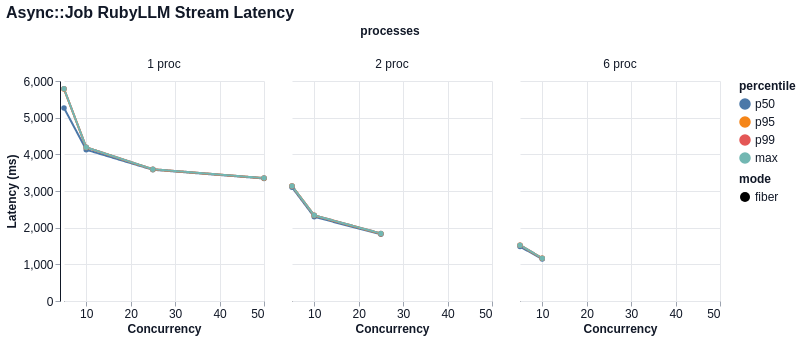

Specify this chart in Vega-Lite:
### Vega-Lite specification from a JSON file in a GitHub repository (floating-point values rounded to 4 significant figures)
{"$schema": "https://vega.github.io/schema/vega-lite/v6.json", "title": "Async::Job RubyLLM Stream Latency", "width": 200, "height": 220, "data": {"values": [{"mode": "fiber", "concurrency": 5, "processes": "1 proc", "percentile": "p50", "value": 5265.0}, {"mode": "fiber", "concurrency": 5, "processes": "1 proc", "percentile": "p95", "value": 5779.0}, {"mode": "fiber", "concurrency": 5, "processes": "1 proc", "percentile": "p99", "value": 5788.0}, {"mode": "fiber", "concurrency": 5, "processes": "1 proc", "percentile": "max", "value": 5788.0}, {"mode": "fiber", "concurrency": 10, "processes": "1 proc", "percentile": "p50", "value": 4125.0}, {"mode": "fiber", "concurrency": 10, "processes": "1 proc", "percentile": "p95", "value": 4189.0}, {"mode": "fiber", "concurrency": 10, "processes": "1 proc", "percentile": "p99", "value": 4191.0}, {"mode": "fiber", "concurrency": 10, "processes": "1 proc", "percentile": "max", "value": 4191.0}, {"mode": "fiber", "concurrency": 25, "processes": "1 proc", "percentile": "p50", "value": 3579.0}, {"mode": "fiber", "concurrency": 25, "processes": "1 proc", "percentile": "p95", "value": 3589.0}, {"mode": "fiber", "concurrency": 25, "processes": "1 proc", "percentile": "p99", "value": 3594.0}, {"mode": "fiber", "concurrency": 25, "processes": "1 proc", "percentile": "max", "value": 3594.0}, {"mode": "fiber", "concurrency": 50, "processes": "1 proc", "percentile": "p50", "value": 3341.0}, {"mode": "fiber", "concurrency": 50, "processes": "1 proc", "percentile": "p95", "value": 3349.0}, {"mode": "fiber", "concurrency": 50, "processes": "1 proc", "percentile": "p99", "value": 3352.0}, {"mode": "fiber", "concurrency": 50, "processes": "1 proc", "percentile": "max", "value": 3352.0}, {"mode": "fiber", "concurrency": 5, "processes": "2 proc", "percentile": "p50", "value": 3101.0}, {"mode": "fiber", "concurrency": 5, "processes": "2 proc", "percentile": "p95", "value": 3136.0}, {"mode": "fiber", "concurrency": 5, "processes": "2 proc", "percentile": "p99", "value": 3137.0}, {"mode": "fiber", "concurrency": 5, "processes": "2 proc", "percentile": "max", "value": 3137.0}, {"mode": "fiber", "concurrency": 10, "processes": "2 proc", "percentile": "p50", "value": 2294.0}, {"mode": "fiber", "concurrency": 10, "processes": "2 proc", "percentile": "p95", "value": 2333.0}, {"mode": "fiber", "concurrency": 10, "processes": "2 proc", "percentile": "p99", "value": 2336.0}, {"mode": "fiber", "concurrency": 10, "processes": "2 proc", "percentile": "max", "value": 2336.0}, {"mode": "fiber", "concurrency": 25, "processes": "2 proc", "percentile": "p50", "value": 1822.0}, {"mode": "fiber", "concurrency": 25, "processes": "2 proc", "percentile": "p95", "value": 1837.0}, {"mode": "fiber", "concurrency": 25, "processes": "2 proc", "percentile": "p99", "value": 1844.0}, {"mode": "fiber", "concurrency": 25, "processes": "2 proc", "percentile": "max", "value": 1844.0}, {"mode": "fiber", "concurrency": 5, "processes": "6 proc", "percentile": "p50", "value": 1483.0}, {"mode": "fiber", "concurrency": 5, "processes": "6 proc", "percentile": "p95", "value": 1522.0}, {"mode": "fiber", "concurrency": 5, "processes": "6 proc", "percentile": "p99", "value": 1523.0}, {"mode": "fiber", "concurrency": 5, "processes": "6 proc", "percentile": "max", "value": 1523.0}, {"mode": "fiber", "concurrency": 10, "processes": "6 proc", "percentile": "p50", "value": 1146.0}, {"mode": "fiber", "concurrency": 10, "processes": "6 proc", "percentile": "p95", "value": 1164.0}, {"mode": "fiber", "concurrency": 10, "processes": "6 proc", "percentile": "p99", "value": 1168.0}, {"mode": "fiber", "concurrency": 10, "processes": "6 proc", "percentile": "max", "value": 1168.0}]}, "mark": {"type": "line", "point": true, "tooltip": true}, "encoding": {"x": {"field": "concurrency", "type": "quantitative", "title": "Concurrency"}, "y": {"field": "value", "type": "quantitative", "title": "Latency (ms)"}, "color": {"field": "percentile", "type": "nominal", "sort": ["p50", "p95", "p99", "max"]}, "tooltip": [{"field": "mode", "type": "nominal"}, {"field": "concurrency", "type": "quantitative"}, {"field": "processes", "type": "nominal"}, {"field": "metric", "type": "nominal"}, {"field": "percentile", "type": "nominal"}, {"field": "value", "type": "quantitative"}], "strokeDash": {"field": "mode", "type": "nominal"}, "column": {"field": "processes", "type": "nominal", "sort": null}}, "config": {"background": "white", "axis": {"labelFont": "Helvetica", "titleFont": "Helvetica", "labelFontSize": 12, "titleFontSize": 12, "labelColor": "#111827", "titleColor": "#111827", "domainColor": "#111827", "tickColor": "#9ca3af", "grid": true, "gridColor": "#e5e7eb"}, "header": {"labelFont": "Helvetica", "titleFont": "Helvetica", "labelFontSize": 12, "titleFontSize": 12, "labelColor": "#111827", "titleColor": "#111827"}, "legend": {"labelFont": "Helvetica", "titleFont": "Helvetica", "labelFontSize": 12, "titleFontSize": 12, "labelColor": "#111827", "titleColor": "#111827"}, "title": {"font": "Helvetica", "fontSize": 16, "anchor": "start", "color": "#111827"}, "view": {"stroke": null}}}
